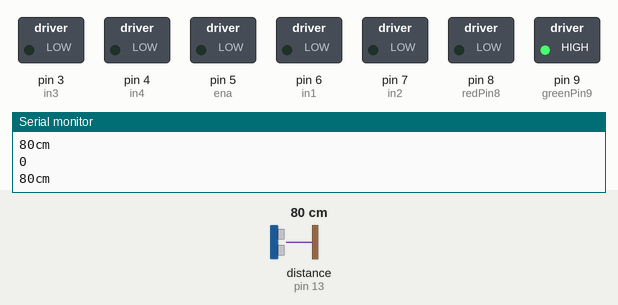
This sketch was run on a simulated Arduino Uno, built with avr-gcc and run on an emulated ATmega328P. On the bench: switched loads named in the sketch (green lamp = pin HIGH), the last lines printed to the serial monitor. Wiring (inferred from the names in the program): ultrasonic range finder: trigger pin 12; echo pin 13. The test bench sets the inputs (shaded band); at power-on: distance to the obstacle (sensor on pin 13) 80 cm. The echo pulse lasts 58.3 µs per cm; pins used as bus, display or sensor lines are not drawn.

Above: at 1.2 s.
1.3 s: distance to the obstacle (sensor on pin 13) set to 12 cm
4.5 s: distance to the obstacle (sensor on pin 13) set to 9 cm
At 8.6 s:
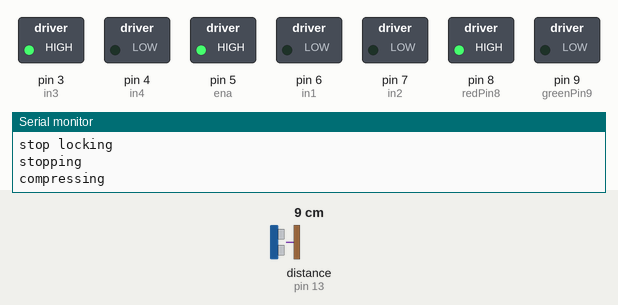
At 16.3 s:
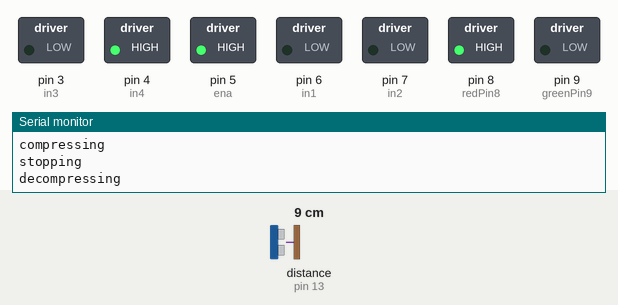
Timing chart, 0 to 23.6 s (numbered marks = the images above; inputs shaded):
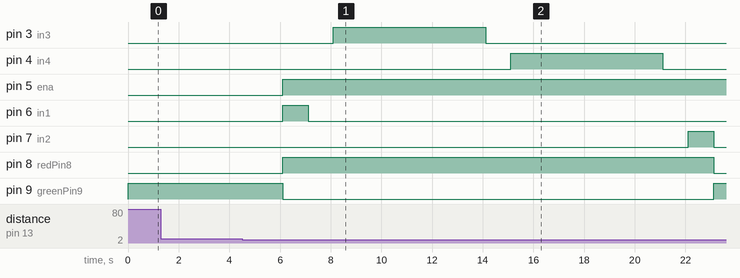

Measured:
- the behaviour switches between 11 and 10 cm on distance to the obstacle (sensor on pin 13) (found by bisection; images 0 and 1)
- after the input at 4.5 s, pin 3 (in3): LOW → HIGH after 3.6 s, → LOW 6.0 s later; pin 4 (in4): LOW → HIGH after 10.6 s, → LOW 6.0 s later; pin 5 (ena): LOW → HIGH after 1.6 s; pin 6 (in1): LOW → HIGH after 1.6 s, → LOW 1.0 s later; pin 7 (in2): LOW → HIGH after 17.6 s, → LOW 1.0 s later

The sketch:

trashCompressorCode_UNO_1.ino
```cpp
/////////////////////////////////////////////
//CHANGE THE VARIABLES BELOW FOR YOUR LIKING.
/////////////////////////////////////////////

//Distance sensors.
int amountOfDistanceChecks = 5; //if all distance checks are below minimumDistance, then close the trash can.
int durationBetweenChecks = 100; //milliseconds.
int minimumDistance = 10; //centimeters.
int height = 100; //centimeters.
int counter = 0; //sends distance measured every X measurements
//Compressing.
int durationForcompressingAndDecompressing = 6000; //milliseconds, time it takes for closing and time it takes to open, total time = 2*durationForcompressingAndDecompressing.
int durationBeforePressureAfterPressureAndAfterRelease = 1000; //milliseconds, time it waits before compressing, after the plastic was compressed, time it takes after releasing (after opening), total time = 2*durationBeforePressureAfterPressureAndAfterRelease.

//Locking.
int timeForLockingAndUnlocking = 1000; // Milliseconds, duration for rotation of the motors rotate when unlocking and locking (for example, if you put 1000, it takes 1000 milliseconds rotating to lock and 1000 milliseconds rotating to unlock).

///////////////////////////////////
//DON'T CHANGE THE VARIABLES BELOW.
///////////////////////////////////

//stuff for serial communication with ESP32
#include <SoftwareSerial.h>
SoftwareSerial ArdUNO_soft_ser (10, 11); //(RX, TX)
char c;
String dataIn;

//DISTANCE SENSORS VARIABLES.
int trig = 12;
int echo = 13;
int timeInMicro;
int distanceInCm;

//MOTOR VARIABLES.
int ena = 5;
int in1 = 6;
int in2 = 7;
int in3 = 3;
int in4 = 4;

//GREEN LIGHT VARIABLE.
int greenPin9 = 9;
int redPin8 = 8;

void setup() {
  //serial comms
  Serial.begin(19200); //UNO to monitor
  ArdUNO_soft_ser.begin(9600); //UNO to ESP32

  //DISTANCE SENSORS SETUPS.
  pinMode(trig, OUTPUT);
  pinMode(echo, INPUT);

  //MOTOR SETUPS.
  pinMode(ena, OUTPUT);
  pinMode(in1, OUTPUT);
  pinMode(in2, OUTPUT);
  pinMode(in3, OUTPUT);
  pinMode(in4, OUTPUT);

  //LIGHTS SETUP.
  pinMode(greenPin9, OUTPUT);
  pinMode(redPin8, OUTPUT);
  greenLightOn(); //Turns green light on.

}


void loop() {
  if(ArdUNO_soft_ser.available()>0){
    c=ArdUNO_soft_ser.read();
    if(c==0){ GreenFlicker(3,50);} //wifi disconnected
    else if(c==1){RedFlicker(3,50); } //wifi connected
    else if(c==2){ GreenFlicker(6, 10);} //connection stablished
    else { RedFlicker(6, 10); } //couldnt connect to website
    c=0;
  }

  //If the trash is supposed to lock and compress, shoudClose will evaluate to true and the if statement below will hold.
  boolean shouldClose = checkWithTimeElapsed(amountOfDistanceChecks, durationBetweenChecks, minimumDistance);
  Serial.println(shouldClose);

  if(shouldClose) {
    ArdUNO_soft_ser.print("&n3=1\n"); //display 'compressing' on website
    Serial.print("&n3=1\n"); //delete later
    greenLightOff(); //Turns green light off.
    delay(10);
    redLightOn(); //Turns red light on.
    locking(timeForLockingAndUnlocking); //Locks the trash.
    compressAndDecompress(durationForcompressingAndDecompressing, durationBeforePressureAfterPressureAndAfterRelease); //Compress and decompress.
    unlocking(timeForLockingAndUnlocking); //Unlocks trash.
    redLightOff(); //Turns green light off.
    delay(10);
    greenLightOn(); //Turns green light on.
    ArdUNO_soft_ser.print("&n3=0\n"); //undo 'compressing' on website
  }
}

//////////////////////////////////////////////////////////////////////////////
//DISTANCE SENSORS AUXILIARY METHODS.
//////////////////////////////////////////////////////////////////////////////

//Parameter amountOfDistanceChecks: Number of times that the distances will be checked.
//Parameter durationBetweenChecks: Time that will be between each check in milliseconds (total duration is durationBetweenChecks * amountOfDistanceChecks).
//Parameter minimumDistance: Lower bound for distance to be checked.
//Output boolean: True if all distances checks were below the "minimumDistance" during "durationBetweenChecks" milliseconds, false if at least 1 distance is below the specified minimumDistance.
boolean checkWithTimeElapsed(int amountOfDistanceChecks, int durationBetweenChecks, int minimumDistance) {

  //Creates a list of distances of size amountOfDistanceChecks and all elements equals to 0.
  int distancesList[amountOfDistanceChecks];

  //Each element of distanceList will be filled with the current distance
  float sum = 0 ;
  for(int i = 0; i < amountOfDistanceChecks; i++) {
    distancesList[i] = calculateDistanceCentimeters();
    sum += distancesList[i];
    delay(durationBetweenChecks);
  }

  float percentage = (height - (sum/amountOfDistanceChecks))*100/height;
  String payload = "&n2=" + String(percentage) + "\n";
  counter +=1;

  if(counter >= 3){
    ArdUNO_soft_ser.print(payload); //send full percentage to website
    Serial.print(payload);
    counter=0;
  }

  //If at least 1 distance is bigger than the minimum check, return false
  for(int i = 0; i < amountOfDistanceChecks; i++) {
    if (distancesList[i] >= minimumDistance) {
      return false;
    }
  }
  //Return true if no distance is bigger than the minimum check.
  return true;

}


// Calculates distance in cm from distance sensor
int calculateDistanceCentimeters() {
  digitalWrite(trig, LOW);
  delayMicroseconds(2);
  digitalWrite(trig, HIGH);
  delayMicroseconds(10);
  digitalWrite(trig, LOW);
  timeInMicro = pulseIn(echo, HIGH);
  distanceInCm = timeInMicro / 29 / 2;
  Serial.println(String(distanceInCm) + "cm");
  delay(100);
  return distanceInCm;
}


//////////////////////////////////////////////////////////////////////////////
//MOTORS AUXILIARY METHODS.
//////////////////////////////////////////////////////////////////////////////

//LOCKING
void locking(int timeForLockingAndUnlocking) {
  //clockise max speed
  Serial.println("locking");
  digitalWrite(in1, HIGH);
  digitalWrite(in2, LOW);
  digitalWrite(ena, 255);
  delay(timeForLockingAndUnlocking);

  //stop
  digitalWrite(in1, LOW);
  digitalWrite(in2, LOW);
  Serial.println("stop locking");
}

//UNLOCKING
void unlocking(int timeForLockingAndUnlocking) {
  //clockise max speed
  Serial.println("unlocking");
  digitalWrite(in1, LOW);
  digitalWrite(in2, HIGH);
  digitalWrite(ena, 255);
  delay(timeForLockingAndUnlocking);

  //stop
  digitalWrite(in1, LOW);
  digitalWrite(in2, LOW);
  Serial.println("stop unlocking");
}

//COMPRESSING METHOD.
//Parameter durationForcompressingAndDecompressing: Time it takes for closing and time it takes to open, total time = 2*durationForcompressingAndDecompressing
//Parameter durationBeforePressureAfterPressureAndAfterRelease: Time it waits before compressing, after the plastic was compressed, and time it takes after releasing (after opening), total time = 3*durationBeforePressureAfterPressureAndAfterRelease
//Ouput void: Compresses and decompresses trash can.
void compressAndDecompress(int durationForcompressingAndDecompressing, int durationBeforePressureAfterPressureAndAfterRelease) {

  //stop
  Serial.println("stopping");
  digitalWrite(in3, LOW);
  digitalWrite(in4, LOW);
  delay(durationBeforePressureAfterPressureAndAfterRelease);

  //clockise max speed
  Serial.println("compressing");
  digitalWrite(in3, HIGH);
  digitalWrite(in4, LOW);
  //the lower the integer in digitalWrite(ena, integer),
  //the slower it will turn
  digitalWrite(ena, 255);
  delay(durationForcompressingAndDecompressing);

  //stop
  Serial.println("stopping");
  digitalWrite(in3, LOW);
  digitalWrite(in4, LOW);
  delay(durationBeforePressureAfterPressureAndAfterRelease);

  //counter clockwise max speed
  Serial.println("decompressing");
  digitalWrite(in3, LOW);
  digitalWrite(in4, HIGH);
  digitalWrite(ena, 255);
  delay(durationForcompressingAndDecompressing);

  //stop
  Serial.println("stopping");
  digitalWrite(in3, LOW);
  digitalWrite(in4, LOW);
  delay(durationBeforePressureAfterPressureAndAfterRelease);
}

//////////////////////////////////////////////////////////////////////////////
//LIGHT AUXILIARY METHODS.
//////////////////////////////////////////////////////////////////////////////

//Turns green light on.
void greenLightOn() {
  Serial.println("green light on");
  digitalWrite(greenPin9, HIGH);
}

//Turns green light off.
void greenLightOff() {
  Serial.println("green light off");
  digitalWrite(greenPin9, LOW);
}

//Turns red light on.
void redLightOn() {
  Serial.println("red light on");
  digitalWrite(redPin8, HIGH);
}

//Turns red light off.
void redLightOff() {
  Serial.println("red light off");
  digitalWrite(redPin8, LOW);
}

void GreenFlicker(int n, int del){
  for(int i = 0; i < n; i++) {
    digitalWrite(greenPin9, HIGH);
    delay(del);
    digitalWrite(greenPin9, LOW);
    delay(del);
  }
}

void RedFlicker(int n, int del){
  for(int i = 0; i < n; i++) {
    digitalWrite(redPin8, HIGH);
    delay(del);
    digitalWrite(redPin8, LOW);
    delay(del);
  }
}
```
